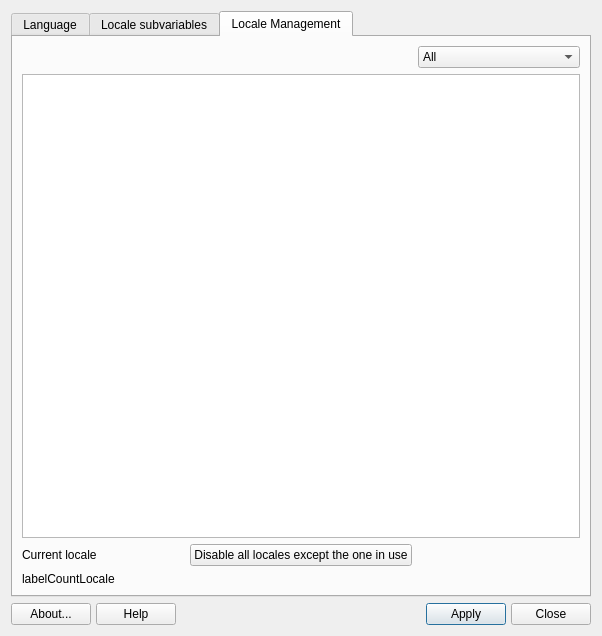
<?xml version="1.0" encoding="UTF-8"?>
<ui version="4.0">
 <class>MainWindow</class>
 <widget class="QDialog" name="MainWindow">
  <property name="geometry">
   <rect>
    <x>0</x>
    <y>0</y>
    <width>602</width>
    <height>636</height>
   </rect>
  </property>
  <property name="windowTitle">
   <string>Program_Name</string>
  </property>
  <property name="windowIcon">
   <iconset theme="formatusb">
    <normaloff>.</normaloff>.</iconset>
  </property>
  <layout class="QGridLayout" name="gridLayout_2">
   <item row="5" column="0" colspan="3">
    <layout class="QGridLayout" name="buttonBar" columnstretch="0,0,0,0,0,0,0,0,0,0">
     <property name="sizeConstraint">
      <enum>QLayout::SetDefaultConstraint</enum>
     </property>
     <property name="leftMargin">
      <number>0</number>
     </property>
     <property name="topMargin">
      <number>0</number>
     </property>
     <property name="rightMargin">
      <number>0</number>
     </property>
     <property name="bottomMargin">
      <number>0</number>
     </property>
     <property name="spacing">
      <number>5</number>
     </property>
     <item row="1" column="2">
      <spacer name="horizontalSpacer1">
       <property name="orientation">
        <enum>Qt::Horizontal</enum>
       </property>
       <property name="sizeType">
        <enum>QSizePolicy::Minimum</enum>
       </property>
       <property name="sizeHint" stdset="0">
        <size>
         <width>100</width>
         <height>20</height>
        </size>
       </property>
      </spacer>
     </item>
     <item row="1" column="4" colspan="2">
      <spacer name="horizontalSpacer2">
       <property name="orientation">
        <enum>Qt::Horizontal</enum>
       </property>
       <property name="sizeType">
        <enum>QSizePolicy::Minimum</enum>
       </property>
       <property name="sizeHint" stdset="0">
        <size>
         <width>100</width>
         <height>20</height>
        </size>
       </property>
      </spacer>
     </item>
     <item row="1" column="9">
      <widget class="QPushButton" name="buttonCancel">
       <property name="sizePolicy">
        <sizepolicy hsizetype="Minimum" vsizetype="Preferred">
         <horstretch>0</horstretch>
         <verstretch>0</verstretch>
        </sizepolicy>
       </property>
       <property name="toolTip">
        <string>Quit application</string>
       </property>
       <property name="text">
        <string>Close</string>
       </property>
       <property name="icon">
        <iconset theme="window-close">
         <normaloff>.</normaloff>.</iconset>
       </property>
       <property name="shortcut">
        <string>Alt+N</string>
       </property>
       <property name="autoDefault">
        <bool>false</bool>
       </property>
      </widget>
     </item>
     <item row="1" column="3" alignment="Qt::AlignHCenter">
      <widget class="QLabel" name="labelLogo">
       <property name="maximumSize">
        <size>
         <width>32</width>
         <height>32</height>
        </size>
       </property>
       <property name="midLineWidth">
        <number>0</number>
       </property>
       <property name="text">
        <string/>
       </property>
       <property name="pixmap">
        <pixmap resource="images.qrc">:/icons/images/logo.svg</pixmap>
       </property>
       <property name="scaledContents">
        <bool>true</bool>
       </property>
      </widget>
     </item>
     <item row="1" column="1">
      <widget class="QPushButton" name="buttonHelp">
       <property name="sizePolicy">
        <sizepolicy hsizetype="Minimum" vsizetype="Preferred">
         <horstretch>0</horstretch>
         <verstretch>0</verstretch>
        </sizepolicy>
       </property>
       <property name="toolTip">
        <string>Display help </string>
       </property>
       <property name="text">
        <string>Help</string>
       </property>
       <property name="icon">
        <iconset theme="help-contents">
         <normaloff>.</normaloff>.</iconset>
       </property>
       <property name="shortcut">
        <string>Alt+H</string>
       </property>
       <property name="autoDefault">
        <bool>false</bool>
       </property>
      </widget>
     </item>
     <item row="1" column="0">
      <widget class="QPushButton" name="buttonAbout">
       <property name="sizePolicy">
        <sizepolicy hsizetype="Minimum" vsizetype="Preferred">
         <horstretch>0</horstretch>
         <verstretch>0</verstretch>
        </sizepolicy>
       </property>
       <property name="toolTip">
        <string>About this application</string>
       </property>
       <property name="text">
        <string>About...</string>
       </property>
       <property name="icon">
        <iconset theme="help-about">
         <normaloff>.</normaloff>.</iconset>
       </property>
       <property name="shortcut">
        <string>Alt+B</string>
       </property>
       <property name="autoDefault">
        <bool>false</bool>
       </property>
      </widget>
     </item>
     <item row="1" column="7">
      <widget class="QPushButton" name="buttonApply">
       <property name="sizePolicy">
        <sizepolicy hsizetype="Minimum" vsizetype="Preferred">
         <horstretch>0</horstretch>
         <verstretch>0</verstretch>
        </sizepolicy>
       </property>
       <property name="text">
        <string>Apply</string>
       </property>
       <property name="shortcut">
        <string/>
       </property>
       <property name="autoDefault">
        <bool>true</bool>
       </property>
       <property name="default">
        <bool>true</bool>
       </property>
      </widget>
     </item>
    </layout>
   </item>
   <item row="0" column="0" colspan="3">
    <widget class="QTabWidget" name="tabWidget">
     <property name="minimumSize">
      <size>
       <width>0</width>
       <height>0</height>
      </size>
     </property>
     <property name="currentIndex">
      <number>2</number>
     </property>
     <widget class="QWidget" name="tabLanguage">
      <attribute name="title">
       <string extracomment=" language selection, also default for locale subvariables if not otherwise defined">Language</string>
      </attribute>
      <layout class="QGridLayout" name="gridLayout_4">
       <item row="2" column="1">
        <spacer name="verticalSpacer_2">
         <property name="orientation">
          <enum>Qt::Vertical</enum>
         </property>
         <property name="sizeHint" stdset="0">
          <size>
           <width>169</width>
           <height>51</height>
          </size>
         </property>
        </spacer>
       </item>
       <item row="1" column="1">
        <widget class="QPushButton" name="buttonLocale">
         <property name="text">
          <string>PushButton</string>
         </property>
        </widget>
       </item>
       <item row="1" column="0">
        <widget class="QLabel" name="labelLanguage">
         <property name="text">
          <string>Current Language</string>
         </property>
        </widget>
       </item>
      </layout>
     </widget>
     <widget class="QWidget" name="tabSubvaraibles">
      <attribute name="title">
       <string extracomment="defines individual subvariables for locale">Locale subvariables</string>
      </attribute>
      <layout class="QGridLayout" name="gridLayout_3">
       <item row="11" column="1">
        <widget class="QPushButton" name="pushButtonMeasurement">
         <property name="text">
          <string>PushButton</string>
         </property>
        </widget>
       </item>
       <item row="6" column="1">
        <widget class="QPushButton" name="pushButtonMessages">
         <property name="text">
          <string>PushButton</string>
         </property>
        </widget>
       </item>
       <item row="1" column="1">
        <widget class="QPushButton" name="pushButtonCType">
         <property name="text">
          <string>PushButton</string>
         </property>
        </widget>
       </item>
       <item row="11" column="0">
        <widget class="QLabel" name="label_12">
         <property name="text">
          <string>LC_MEASUREMENT</string>
         </property>
        </widget>
       </item>
       <item row="12" column="1">
        <widget class="QPushButton" name="pushButtonIdentification">
         <property name="text">
          <string>PushButton</string>
         </property>
        </widget>
       </item>
       <item row="8" column="0">
        <widget class="QLabel" name="label_9">
         <property name="text">
          <string>LC_NAME</string>
         </property>
        </widget>
       </item>
       <item row="9" column="1">
        <widget class="QPushButton" name="pushButtonAddress">
         <property name="text">
          <string>PushButton</string>
         </property>
        </widget>
       </item>
       <item row="5" column="1">
        <widget class="QPushButton" name="pushButtonMonetary">
         <property name="text">
          <string>PushButton</string>
         </property>
        </widget>
       </item>
       <item row="2" column="0">
        <widget class="QLabel" name="label_3">
         <property name="text">
          <string>LC_NUMERIC</string>
         </property>
        </widget>
       </item>
       <item row="8" column="1">
        <widget class="QPushButton" name="pushButtonName">
         <property name="text">
          <string>PushButton</string>
         </property>
        </widget>
       </item>
       <item row="7" column="1">
        <widget class="QPushButton" name="pushButtonPaper">
         <property name="text">
          <string>PushButton</string>
         </property>
        </widget>
       </item>
       <item row="3" column="1">
        <widget class="QPushButton" name="pushButtonTime">
         <property name="text">
          <string>PushButton</string>
         </property>
        </widget>
       </item>
       <item row="9" column="0">
        <widget class="QLabel" name="label_10">
         <property name="text">
          <string>LC_ADDRESS</string>
         </property>
        </widget>
       </item>
       <item row="5" column="0">
        <widget class="QLabel" name="label_6">
         <property name="text">
          <string>LC_MONETARY</string>
         </property>
        </widget>
       </item>
       <item row="1" column="0">
        <widget class="QLabel" name="label_2">
         <property name="text">
          <string>LC_CTYPE</string>
         </property>
        </widget>
       </item>
       <item row="10" column="1">
        <widget class="QPushButton" name="pushButtonTelephone">
         <property name="text">
          <string>PushButton</string>
         </property>
        </widget>
       </item>
       <item row="7" column="0">
        <widget class="QLabel" name="label_8">
         <property name="text">
          <string>LC_PAPER</string>
         </property>
        </widget>
       </item>
       <item row="4" column="1">
        <widget class="QPushButton" name="pushButtonCollate">
         <property name="text">
          <string>PushButton</string>
         </property>
        </widget>
       </item>
       <item row="3" column="0">
        <widget class="QLabel" name="label_4">
         <property name="text">
          <string>LC_TIME</string>
         </property>
        </widget>
       </item>
       <item row="10" column="0">
        <widget class="QLabel" name="label_11">
         <property name="text">
          <string>LC_TELEPHONE</string>
         </property>
        </widget>
       </item>
       <item row="2" column="1">
        <widget class="QPushButton" name="pushButtonNumeric">
         <property name="text">
          <string>PushButton</string>
         </property>
        </widget>
       </item>
       <item row="6" column="0">
        <widget class="QLabel" name="label_7">
         <property name="text">
          <string>LC_MESSAGES</string>
         </property>
        </widget>
       </item>
       <item row="12" column="0">
        <widget class="QLabel" name="label_13">
         <property name="text">
          <string>LC_IDENTIFICATION</string>
         </property>
        </widget>
       </item>
       <item row="4" column="0">
        <widget class="QLabel" name="label_5">
         <property name="text">
          <string>LC_COLLATE</string>
         </property>
        </widget>
       </item>
       <item row="0" column="0">
        <widget class="QLabel" name="label_14">
         <property name="text">
          <string>&lt;html&gt;&lt;head/&gt;&lt;body&gt;&lt;p&gt;&lt;span style=&quot; font-weight:700;&quot;&gt;Locale Subvariables&lt;/span&gt;&lt;/p&gt;&lt;/body&gt;&lt;/html&gt;</string>
         </property>
        </widget>
       </item>
      </layout>
     </widget>
     <widget class="QWidget" name="tabManagement">
      <attribute name="title">
       <string>Locale Management</string>
      </attribute>
      <layout class="QGridLayout" name="gridLayout">
       <item row="2" column="1">
        <widget class="QPushButton" name="pushDisableLocales">
         <property name="text">
          <string>Disable all locales except the one in use</string>
         </property>
        </widget>
       </item>
       <item row="0" column="2">
        <widget class="QComboBox" name="comboFilter">
         <item>
          <property name="text">
           <string>All</string>
          </property>
         </item>
         <item>
          <property name="text">
           <string>Enabled</string>
          </property>
         </item>
         <item>
          <property name="text">
           <string>Disabled</string>
          </property>
         </item>
        </widget>
       </item>
       <item row="2" column="0">
        <widget class="QLabel" name="labelCurrentLocale">
         <property name="text">
          <string notr="true">Current locale</string>
         </property>
        </widget>
       </item>
       <item row="1" column="0" colspan="3">
        <widget class="QListWidget" name="listWidget"/>
       </item>
       <item row="3" column="0">
        <widget class="QLabel" name="labelCountLocale">
         <property name="text">
          <string notr="true">labelCountLocale</string>
         </property>
        </widget>
       </item>
      </layout>
     </widget>
    </widget>
   </item>
  </layout>
 </widget>
 <tabstops>
  <tabstop>tabWidget</tabstop>
  <tabstop>buttonLocale</tabstop>
  <tabstop>buttonAbout</tabstop>
  <tabstop>buttonHelp</tabstop>
  <tabstop>buttonApply</tabstop>
  <tabstop>buttonCancel</tabstop>
  <tabstop>pushButtonCType</tabstop>
  <tabstop>pushButtonNumeric</tabstop>
  <tabstop>pushButtonTime</tabstop>
  <tabstop>pushButtonCollate</tabstop>
  <tabstop>pushButtonMonetary</tabstop>
  <tabstop>pushButtonMessages</tabstop>
  <tabstop>pushButtonPaper</tabstop>
  <tabstop>pushButtonName</tabstop>
  <tabstop>pushButtonAddress</tabstop>
  <tabstop>pushButtonTelephone</tabstop>
  <tabstop>pushButtonMeasurement</tabstop>
  <tabstop>pushButtonIdentification</tabstop>
  <tabstop>comboFilter</tabstop>
  <tabstop>listWidget</tabstop>
 </tabstops>
 <resources>
  <include location="images.qrc"/>
 </resources>
 <connections>
  <connection>
   <sender>buttonCancel</sender>
   <signal>pressed()</signal>
   <receiver>MainWindow</receiver>
   <slot>close()</slot>
   <hints>
    <hint type="sourcelabel">
     <x>591</x>
     <y>625</y>
    </hint>
    <hint type="destinationlabel">
     <x>388</x>
     <y>272</y>
    </hint>
   </hints>
  </connection>
 </connections>
</ui>
